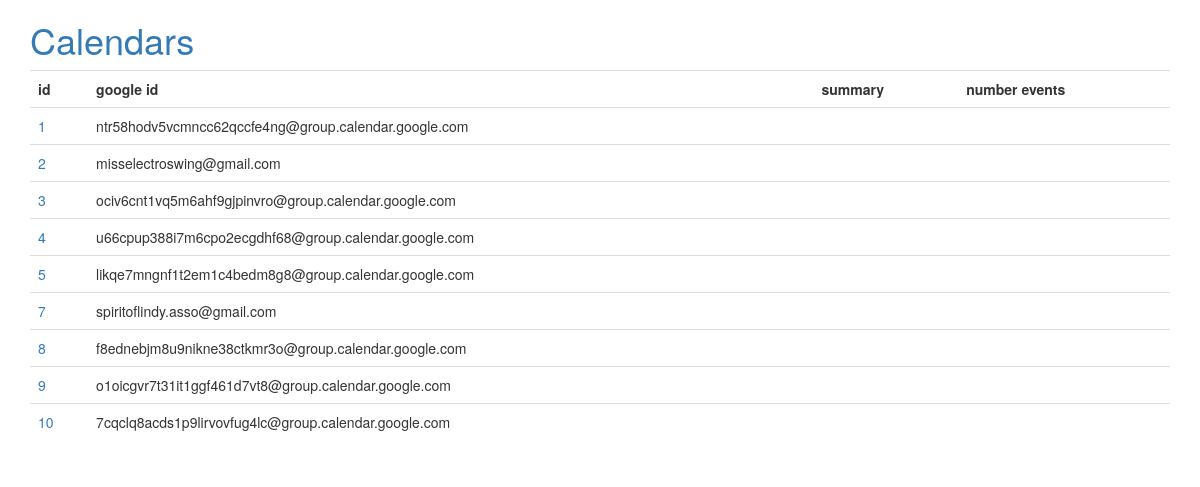
Before: /calendar/ with the older database file.
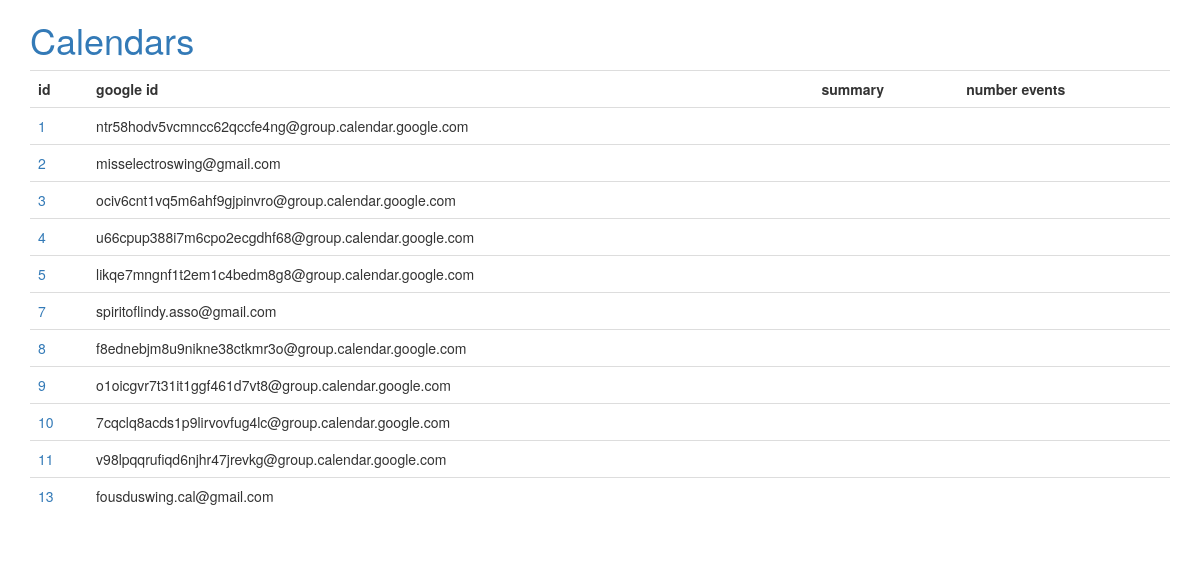
After: the same page with the newer database file.
### google/models.py (models this page shows, shortened)
class Calendar(models.Model):
    google_calendar_id = models.CharField(max_length=200)
    def get_summary(self):
        events = gc.get_calendar_events('{}'.format(self.google_calendar_id))
        if 'summary' in events:
            return {'summary': events['summary'], 'length': len(events['items'])}
        else:
            return None

### google/views.py (the view)
# urls.py: url(r'^calendar/$', HomeView.as_view()),
class HomeView(TemplateView):
    template_name = 'home.html'
    def get_context_data(self, **kwargs):
        context = super(HomeView, self).get_context_data(**kwargs)
        context['calendars'] = Calendar.objects.all()
        return context

### google/calendar.py (called while the page is built)
    def get_calendar_events(self, calendar_id):
        pageToken = None
        maxResults = 2500
        events = self.service.events().list(calendarId=calendar_id,
                                            pageToken=pageToken, maxResults=maxResults).execute()
        return events

### templates/home.html
{% extends "base.html" %}
{% block content %}
<div class="row">
	<div class="col-md-12">
		<h1><a href="/">Calendars</a></h1>
		<table class="table table-hover">
		<th>id</th>
		<th>google id</th>
		<th>summary</th>
		<th>number events</th>
		{% for calendar in calendars %}
		<tr>
			<td><a href="/calendar/{{ calendar.id }}">{{ calendar.id }}</a></td>
			<td>{{ calendar.google_calendar_id }}</td>
			<td>{{ calendar.get_summary.summary }}</td>
			<td>{{ calendar.get_summary.length }}</td>
		</tr>
		{% endfor %}
		</table>
	</div>
</div>
{% endblock content %}

Changed rows visible on the page:
added Calendar: id "11", google_calendar_id "v98lpqqrufiqd6njhr47jrevkg@group.calendar.google.com"
added Calendar: id "13", google_calendar_id "fousduswing.cal@gmail.com"
